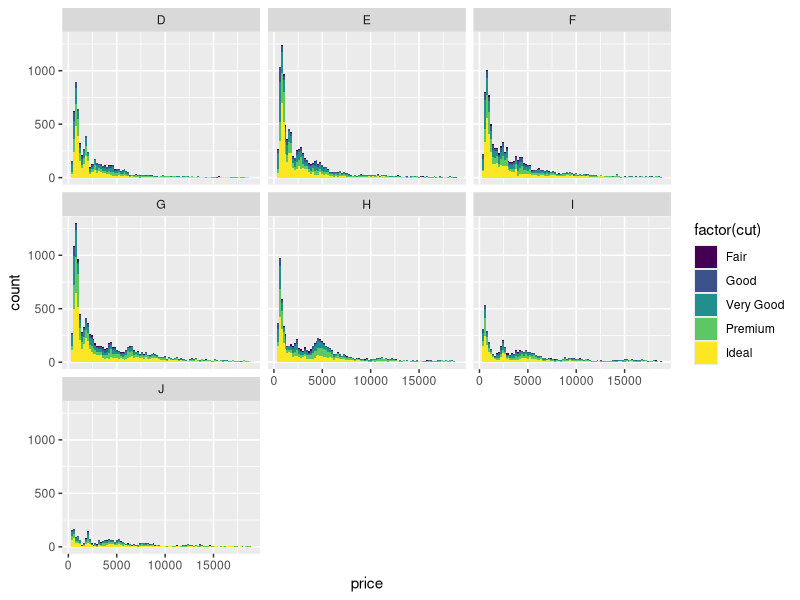

Generate this figure with R:
# Create a histogram of diamond prices.
# Facet the histogram by diamond color
# and use cut to color the histogram bars.

# The plot should look something like this.
# http://i.imgur.com/b5xyrOu.jpg

# Note: In the link, a color palette of type
# 'qual' was used to color the histogram using
# scale_fill_brewer(type = 'qual')

# This assignment is not graded and
# will be marked as correct when you submit.

# ENTER YOUR CODE BELOW THIS LINE
# ===========================================

library("ggplot2")

data(diamonds)

plot <- ggplot(diamonds, aes(x = price, fill = factor(cut))) +
  geom_histogram(binwidth = 200) +
  facet_wrap( ~ color)

print(plot)